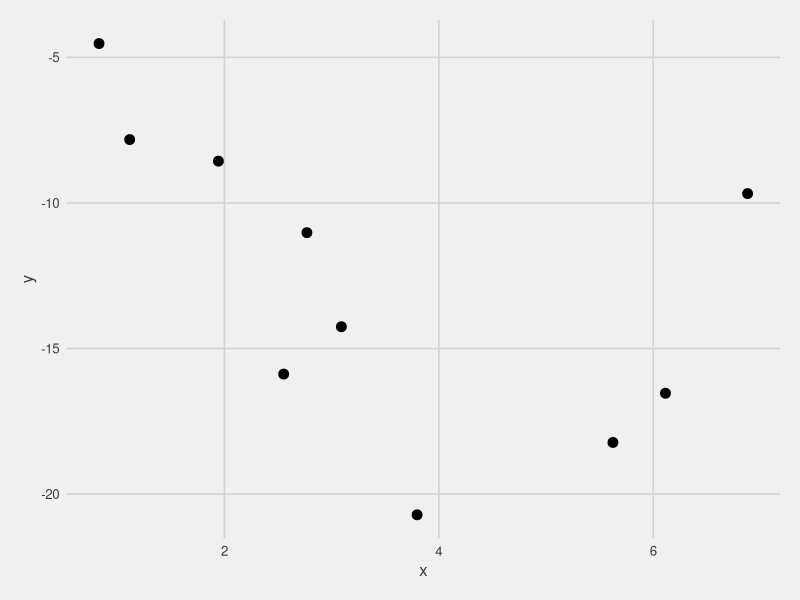
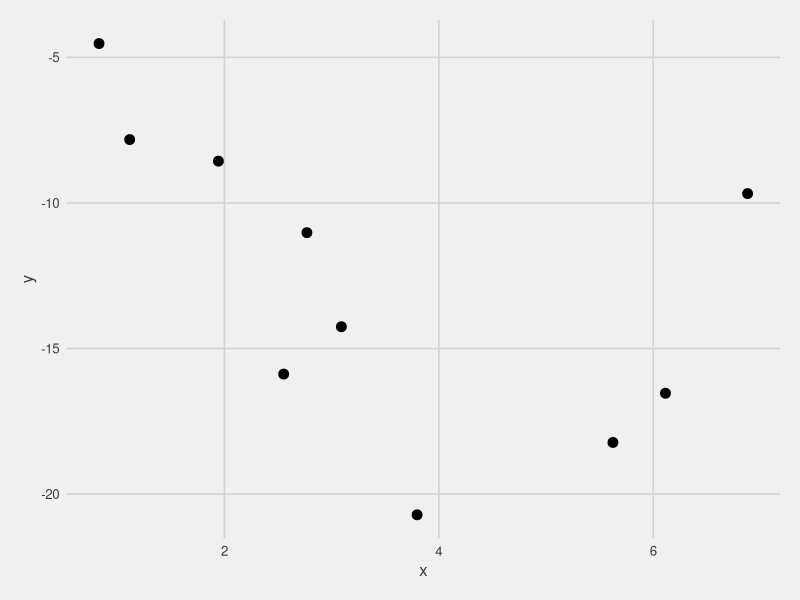
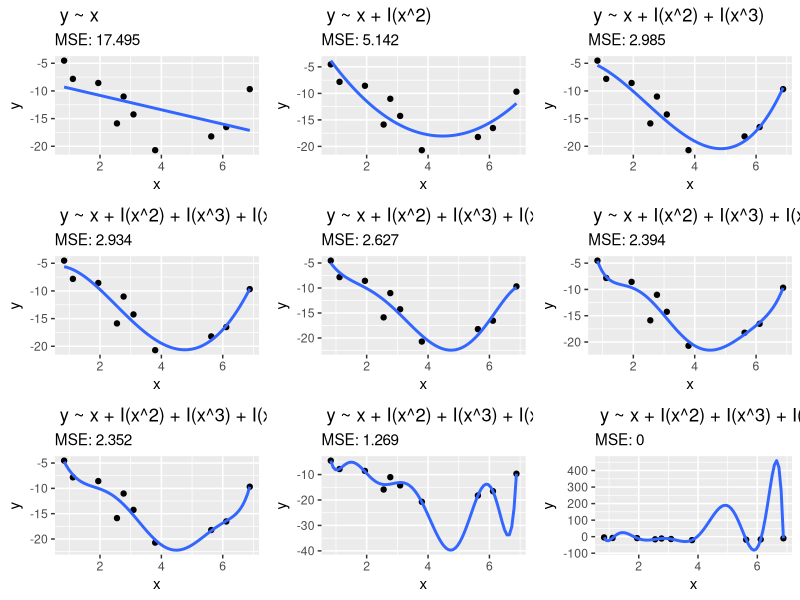
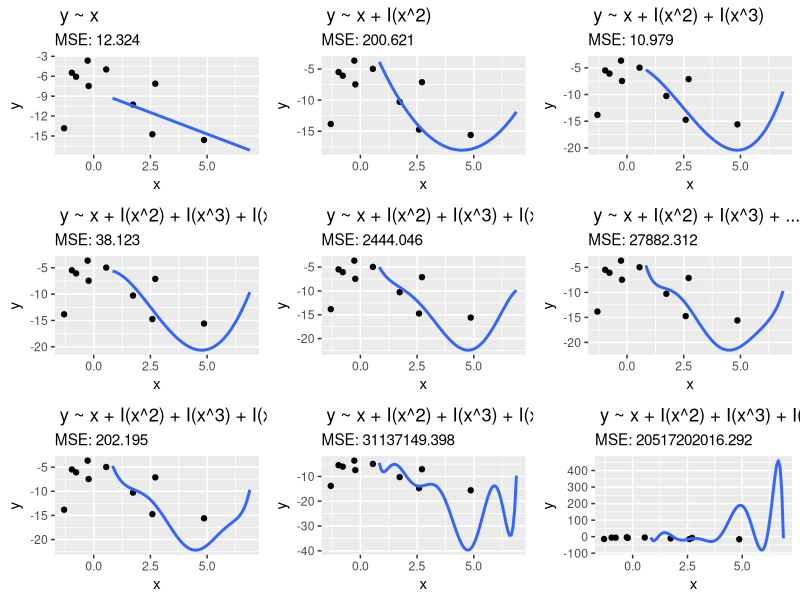

Source code (R) for these figures, in order:
  library(tidyverse)
  set.seed(10)
  x <- 2 - 3 * rnorm(20,0, 1)
  y <- x - 2 * (x^2) + 0.25*(x^3) + rnorm(20,-3, 3)
  df <- data.frame(x,y)
  df$grupo <- c(rep(c("Training","Testing"),each=10))
  
  reg1 <- lm(data = df %>% filter(grupo %in% "Training"),formula=y ~ x)
  rmse <- sum( (predict(reg1)- df %>% filter(grupo=="Training") %>% pull(y))^2 ) / 10
learn1<-  ggplot(df %>% filter(grupo=="Training"),aes(y=y,x=x)) +
    geom_point() +
    geom_smooth(formula =  y ~ x  ,se = FALSE,method='lm') +
    labs(title=" y ~ x",subtitle=paste("MSE:",round(rmse,3)," "))

rmseTest <- sum( (predict(reg1,newdata = df %>% filter(grupo=="Testing"))- df %>% filter(grupo=="Testing") %>% pull(y))^2 ) / 10
test1<-  ggplot(df %>% filter(grupo=="Testing"),aes(y=y,x=x)) +
  geom_point() +
  geom_smooth(formula =  y ~ x  ,se = FALSE,method='lm',data = df %>% filter(grupo %in% "Training")) +
  labs(title=" y ~ x",subtitle=paste("MSE:",round(rmseTest,3)," "))


  
  reg2 <- lm(data = df %>% filter(grupo %in% "Training"),formula=y ~ x + I(x^2))
  rmse <- sum( (predict(reg2)-df %>% filter(grupo=="Training") %>% pull(y))^2 ) / 10
  learn2<-  ggplot(df %>% filter(grupo=="Training"),aes(y=y,x=x)) +
    geom_point() +
    geom_smooth(formula =  y ~ x + I(x^2)  ,se = FALSE,method='lm') +
    labs(title=" y ~ x + I(x^2)",
         subtitle=paste("MSE:",round(rmse,3)," "))
  rmseTest <- sum( (predict(reg2,newdata = df %>% filter(grupo=="Testing"))- df %>% filter(grupo=="Testing") %>% pull(y))^2 ) / 10
  test2<-  ggplot(df %>% filter(grupo=="Testing"),aes(y=y,x=x)) +
    geom_point() +
    geom_smooth(formula =  y ~ x + I(x^2)  ,se = FALSE,method='lm',data = df %>% filter(grupo %in% "Training")) +
    labs(title=" y ~ x + I(x^2)",subtitle=paste("MSE:",round(rmseTest,3)," "))
  
  
  reg3 <- lm(data = df %>% filter(grupo %in% "Training"),formula=y ~ x + I(x^2) + I(x^3))
  rmse <- sum( (predict(reg3)-df %>% filter(grupo=="Training") %>% pull(y))^2 ) / 10
  learn3<-  ggplot(df %>% filter(grupo=="Training"),aes(y=y,x=x)) +
    geom_point() +
    geom_smooth(formula =  y ~ x + I(x^2) + I(x^3)  ,se = FALSE,method='lm') +
    labs(title=" y ~ x + I(x^2) + I(x^3)",
         subtitle=paste("MSE:",round(rmse,3)," "))
  
  rmseTest <- sum( (predict(reg3,newdata = df %>% filter(grupo=="Testing"))- df %>% filter(grupo=="Testing") %>% pull(y))^2 ) / 10
  test3<-  ggplot(df %>% filter(grupo=="Testing"),aes(y=y,x=x)) +
    geom_point() +
    geom_smooth(formula =  y ~ x + I(x^2) + I(x^3)  ,se = FALSE,method='lm',data = df %>% filter(grupo %in% "Training")) +
    labs(title=" y ~ x + I(x^2) + I(x^3)",subtitle=paste("MSE:",round(rmseTest,3)," "))
  
  reg4 <- lm(data = df %>% filter(grupo %in% "Training"),formula=y ~ x + I(x^2) + I(x^3) + I(x^4))
  rmse <- sum( (predict(reg4)-df %>% filter(grupo=="Training") %>% pull(y))^2 ) / 10
  learn4<- ggplot(df %>% filter(grupo=="Training"),aes(y=y,x=x)) +
    geom_point() +
    geom_smooth(formula =  y ~ x + I(x^2) + I(x^3) + I(x^4)  ,se = FALSE,method='lm') +
    labs(title=" y ~ x + I(x^2) + I(x^3) + I(x^3) + I(x^4)",
         subtitle=paste("MSE:",round(rmse,3)," "))
  
  rmseTest <- sum( (predict(reg4,newdata = df %>% filter(grupo=="Testing"))- df %>% filter(grupo=="Testing") %>% pull(y))^2 ) / 10
  test4<-  ggplot(df %>% filter(grupo=="Testing"),aes(y=y,x=x)) +
    geom_point() +
    geom_smooth(formula =  y ~ x + I(x^2) + I(x^3) + I(x^4)  ,se = FALSE,method='lm',data = df %>% filter(grupo %in% "Training")) +
    labs(title=" y ~ x + I(x^2) + I(x^3) + I(x^4)",subtitle=paste("MSE:",round(rmseTest,3)," "))
  
  reg5 <- lm(data = df %>% filter(grupo %in% "Training"),formula=y ~ x + I(x^2) + I(x^3) + I(x^4) + I(x^5))
  rmse <- sum( (predict(reg5)-df %>% filter(grupo=="Training") %>% pull(y))^2 ) / 10
  learn5<-ggplot(df %>% filter(grupo=="Training"),aes(y=y,x=x)) +
    geom_point() +
    geom_smooth(formula =  y ~ x + I(x^2) + I(x^3) + I(x^4) + I(x^5)  ,se = FALSE,method='lm') +
    labs(title=" y ~ x + I(x^2) + I(x^3) + I(x^3) + I(x^4) + I(x^5)",
         subtitle=paste("MSE:",round(rmse,3)," "))
  
  rmseTest <- sum( (predict(reg5,newdata = df %>% filter(grupo=="Testing"))- df %>% filter(grupo=="Testing") %>% pull(y))^2 ) / 10
  test5<-  ggplot(df %>% filter(grupo=="Testing"),aes(y=y,x=x)) +
    geom_point() +
    geom_smooth(formula =  y ~ x + I(x^2) + I(x^3) + I(x^4) + I(x^5)  ,se = FALSE,method='lm',data = df %>% filter(grupo %in% "Training")) +
    labs(title=" y ~ x + I(x^2) + I(x^3) + I(x^4) + I(x^5)",subtitle=paste("MSE:",round(rmseTest,3)," "))
  
  reg6 <- lm(data = df %>% filter(grupo %in% "Training"),formula=y ~ x + I(x^2) + I(x^3) + I(x^4) + I(x^5) + I(x^6))
  rmse <- sum( (predict(reg6)-df %>% filter(grupo=="Training") %>% pull(y))^2 ) / 10
  learn6<- ggplot(df %>% filter(grupo=="Training"),aes(y=y,x=x)) +
    geom_point() +
    geom_smooth(formula =  y ~ x + I(x^2) + I(x^3) + I(x^4) + I(x^5) + I(x^6)  ,se = FALSE,method='lm') +
    labs(title=" y ~ x + I(x^2) + I(x^3) + I(x^3) + ... + I(x^6)",
         subtitle=paste("MSE:",round(rmse,3)," "))
  
  rmseTest <- sum( (predict(reg6,newdata = df %>% filter(grupo=="Testing"))- df %>% filter(grupo=="Testing") %>% pull(y))^2 ) / 10
  test6<-  ggplot(df %>% filter(grupo=="Testing"),aes(y=y,x=x)) +
    geom_point() +
    geom_smooth(formula =  y ~ x + I(x^2) + I(x^3) + I(x^4) + I(x^5) + I(x^6)  ,se = FALSE,method='lm',data = df %>% filter(grupo %in% "Training")) +
    labs(title=" y ~ x + I(x^2) + I(x^3) + ... + I(x^6)",subtitle=paste("MSE:",round(rmseTest,3)," "))
  
  reg7 <- lm(data = df %>% filter(grupo %in% "Training"),formula=y ~ x + I(x^2) + I(x^3) + I(x^4) + I(x^5) + I(x^6) + I(x^7))
  rmse <- sum( (predict(reg7)-df %>% filter(grupo=="Training") %>% pull(y))^2 ) / 10
  learn7<-  ggplot(df %>% filter(grupo=="Training"),aes(y=y,x=x)) +
    geom_point() +
    geom_smooth(formula =  y ~ x + I(x^2) + I(x^3) + I(x^4) + I(x^5) + I(x^6) + I(x^7),se = FALSE,method='lm') +
    labs(title=" y ~ x + I(x^2) + I(x^3) + I(x^3) + ... + I(x^7)",
         subtitle=paste("MSE:",round(rmse,3)," "))
  
  rmseTest <- sum( (predict(reg7,newdata = df %>% filter(grupo=="Testing"))- df %>% filter(grupo=="Testing") %>% pull(y))^2 ) / 10
  test7<-  ggplot(df %>% filter(grupo=="Testing"),aes(y=y,x=x)) +
    geom_point() +
    geom_smooth(formula =  y ~ x + I(x^2) + I(x^3) + I(x^4) + I(x^5) + I(x^6) + I(x^7)  ,se = FALSE,method='lm',data = df %>% filter(grupo %in% "Training")) +
    labs(title=" y ~ x + I(x^2) + I(x^3) + I(x^3) + ... + I(x^7)",subtitle=paste("MSE:",round(rmseTest,3)," "))
  
  
  reg8 <- lm(data = df %>% filter(grupo %in% "Training"),formula=y ~ x + I(x^2) + I(x^3) + I(x^4) + I(x^5) + I(x^6) + I(x^7) + I(x^8))
  rmse <- sum( (predict(reg8)-df %>% filter(grupo=="Training") %>% pull(y))^2 ) / 10
  learn8<-  ggplot(df %>% filter(grupo=="Training"),aes(y=y,x=x)) +
    geom_point() +
    geom_smooth(formula =  y ~ x + I(x^2) + I(x^3) + I(x^4) + I(x^5) + I(x^6) + I(x^7) + I(x^8),se = FALSE,method='lm') +
    labs(title=" y ~ x + I(x^2) + I(x^3) + I(x^3) + ... + I(x^8)",
         subtitle=paste("MSE:",round(rmse,3)," "))
  
  rmseTest <- sum( (predict(reg8,newdata = df %>% filter(grupo=="Testing"))- df %>% filter(grupo=="Testing") %>% pull(y))^2 ) / 10
  test8<-  ggplot(df %>% filter(grupo=="Testing"),aes(y=y,x=x)) +
    geom_point() +
    geom_smooth(formula =  y ~ x + I(x^2) + I(x^3) + I(x^4) + I(x^5) + I(x^6) + I(x^7) + I(x^8)  ,se = FALSE,method='lm',data = df %>% filter(grupo %in% "Training")) +
    labs(title=" y ~ x + I(x^2) + I(x^3) + I(x^3) + ... + I(x^8)",subtitle=paste("MSE:",round(rmseTest,3)," "))
  
  
  
  reg9 <- lm(data = df %>% filter(grupo %in% "Training"),formula=y ~ x + I(x^2) + I(x^3) + I(x^4) + I(x^5) + I(x^6) + I(x^7) + I(x^8) + I(x^9))
  rmse <- sum( (predict(reg9)-df %>% filter(grupo=="Training") %>% pull(y))^2 ) / 10
  learn9<-  ggplot(df %>% filter(grupo=="Training"),aes(y=y,x=x)) +
    geom_point() +
    geom_smooth(formula =  y ~ x + I(x^2) + I(x^3) + I(x^4) + I(x^5) + I(x^6) + I(x^7) + I(x^8) + I(x^9),se = FALSE,method='lm') +
    labs(title=" y ~ x + I(x^2) + I(x^3) + I(x^3) + ... + I(x^9)",
         subtitle=paste("MSE:",round(rmse,3)," "))

  rmseTest <- sum( (predict(reg9,newdata = df %>% filter(grupo=="Testing"))- df %>% filter(grupo=="Testing") %>% pull(y))^2 ) / 10
  test9<-  ggplot(df %>% filter(grupo=="Testing"),aes(y=y,x=x)) +
    geom_point() +
    geom_smooth(formula =  y ~ x + I(x^2) + I(x^3) + I(x^4) + I(x^5) + I(x^6) + I(x^7) + I(x^8) + I(x^9)  ,se = FALSE,method='lm',data = df %>% filter(grupo %in% "Training")) +
    labs(title=" y ~ x + I(x^2) + I(x^3) + I(x^3) + ... + I(x^9)",subtitle=paste("MSE:",round(rmseTest,3)," "))

library(ggpubr)
library(ggthemes)
ggplot(df %>% filter(grupo %in% "Training")) +
  geom_point(aes(x=x,y=y), size=3) +
  theme_fivethirtyeight() +
  theme(axis.title = element_text(size=12))
ggsave(filename = "scatterTrainTest.png",dpi=300,scale=1)

grafico <- ggarrange(learn1,learn2,learn3,learn4,learn5,learn6,learn7,learn8,learn9)
ggsave(grafico,filename = "graficoTrainTest.png",dpi=300,scale = 2)
graficoTest <- ggarrange(test1,test2,test3,test4,test5,test6,test7,test8,test9)
ggsave(graficoTest,filename = "graficoOverfit.png",dpi=300,scale = 2)

    
